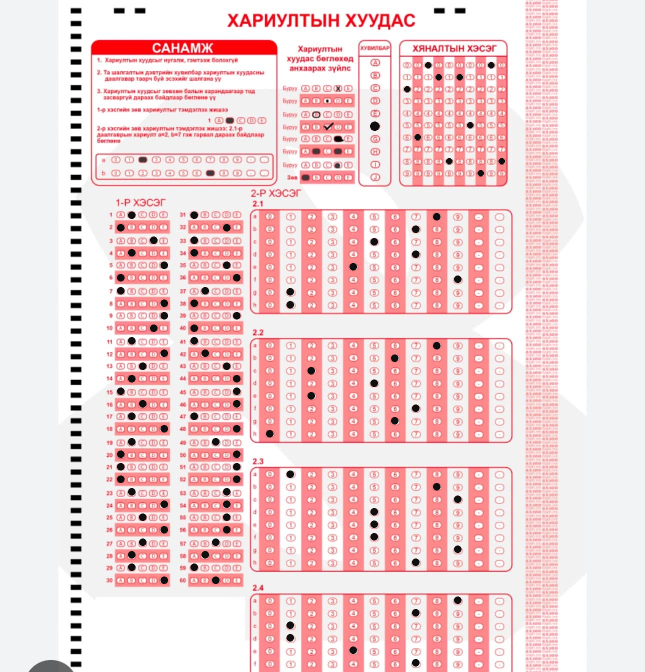
#> input picture backend/samples/filled.png, 1290 x 1344 px (shown at 1/2 size)
$ python -i qr.py   (imports and definitions only)
#> lines starting #> are read from the running program, lines starting #| are printed output that depends on the picture
#> further down, picture is the input picture: shape (1344, 1290, 3); mean B, G, R 213.6, 212.1, 241
from __future__ import annotations

import re
import shutil
import subprocess
from dataclasses import dataclass
from pathlib import Path
from urllib.parse import urlsplit

import cv2
import numpy as np


@dataclass(frozen=True)
class DecodedQRCode:
    data: str
    url: str | None
    corners: tuple[tuple[float, float], ...] = ()

    def as_dict(self) -> dict[str, str | None]:
        return {"data": self.data, "url": self.url}


@dataclass(frozen=True)
class QRDetectionResult:
    codes: tuple[DecodedQRCode, ...] = ()
    student_id: str | None = None
    student_id_source: str | None = None

    @property
    def detected(self) -> bool:
        return bool(self.codes)

    @property
    def first(self) -> DecodedQRCode | None:
        return self.codes[0] if self.codes else None

    # [98 lines left out: functions response_fields, mask_for_alignment, preview_images, extract_http_url, _corners, _decoded_values, not called in this run]


def _detection_variants(image: np.ndarray) -> list[tuple[np.ndarray, float]]:
    height, width = image.shape[:2]
#> height = 1344; width = 1290
    longest = max(height, width)
#> longest = 1344

    # Bound the working image on large phone photos to keep serverless memory
    # predictable while preserving enough detail for QR finder patterns.
    if longest > 2800:
        scale = 2800 / longest
        base = cv2.resize(image, None, fx=scale, fy=scale, interpolation=cv2.INTER_AREA)
    else:
        scale = 1.0
        base = image

    gray = cv2.cvtColor(base, cv2.COLOR_BGR2GRAY) if base.ndim == 3 else base
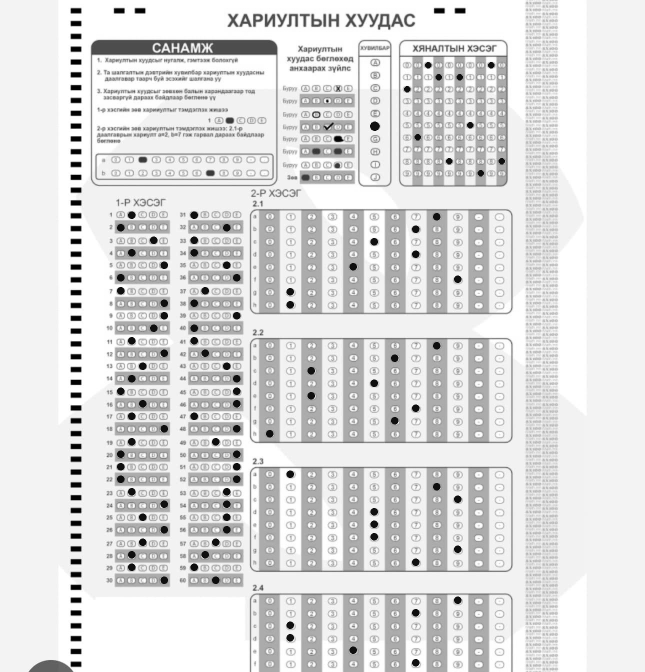
#> gray: shape (1344, 1290) (shown at 1/2 size); min 0, max 255, mean 220.9
    variants = [(base, 1 / scale), (gray, 1 / scale)]

    # Local contrast normalization helps faded or unevenly lit camera images.
    clahe = cv2.createCLAHE(clipLimit=2.0, tileGridSize=(8, 8)).apply(gray)
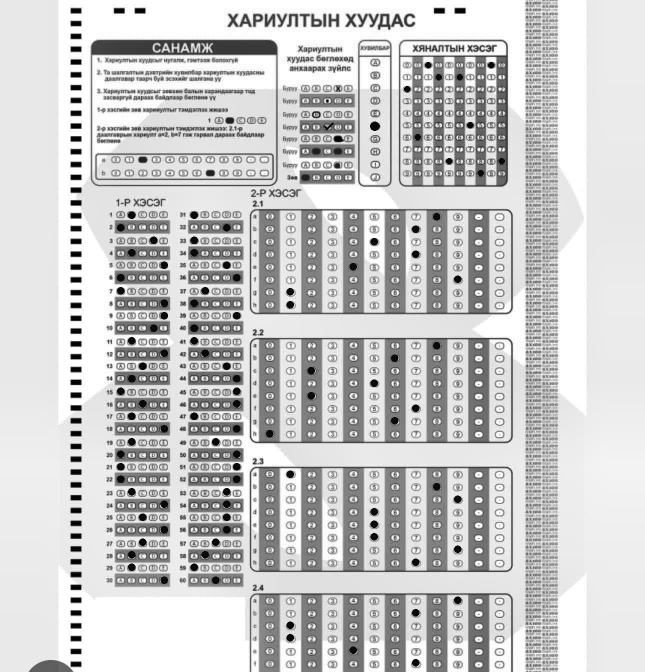
#> clahe: shape (1344, 1290) (shown at 1/2 size); min 0, max 255, mean 200.7
    variants.append((clahe, 1 / scale))

    # Small QR codes need more pixels per module. Cap the expanded image at
    # roughly 12 MP to avoid a large transient allocation in Vercel functions.
    pixels = int(gray.shape[0] * gray.shape[1])
#> pixels = 1733760
    if longest < 2200 and pixels * 4 <= 12_000_000:
        variants.append(
            (cv2.resize(clahe, None, fx=2, fy=2, interpolation=cv2.INTER_CUBIC), 1 / (scale * 2))
        )

    return variants


# [90 lines left out: functions detect_qr_codes, read_printed_student_id, not called in this run]

>>> import cv2
>>> picture = cv2.imread('samples/filled.png')
>>> result = _detection_variants(picture)
#> result = 4 items
